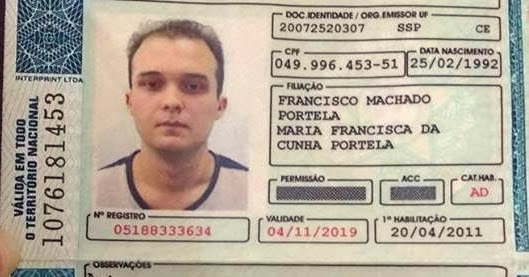
#> input picture photos/cnh.jpg, 529 x 277 px; its folder holds only this picture in this run
$ python test_ocr.py
#> lines starting #> are read from the running program, lines starting #| are printed output that depends on the picture
### ocr.py
import re
import cv2
import pytesseract
import numpy as np
import matplotlib.pyplot as plt
from skimage.color import rgb2gray
from skimage.io import imread, imsave
from skimage.util import img_as_ubyte
from skimage.exposure import adjust_gamma, rescale_intensity

# If you don't have tesseract executable in your PATH, include the following:
pytesseract.pytesseract.tesseract_cmd = r'C:\Program Files\Tesseract-OCR\tesseract'

pattern = r'\d{3}.\d{3}.\d{3}-\d{2}'

def search_cpf(filename, is_testing=False):
  '''
  Receive a filename of a document and return the CPF extracted from it.

  Parameters:
    filename (string): Path of the document.
    is_testing (bool): If True, present advanced depuration.

  Returns:
    String of the CPF extracted from document.

  '''
#> called with filename = 'photos/cnh.jpg', is_testing = False

  img = imread(filename).astype(np.uint8)
#> img is the input picture: shape (277, 529, 3); mean R, G, B 182.3, 171.4, 156.2
  img_gray = rgb2gray(img)
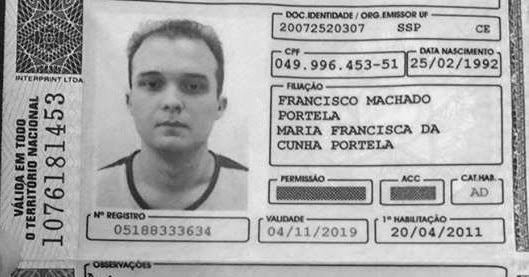
#> img_gray: shape (277, 529) float64; min 0, max 0.986, mean 0.677
  img_powered = adjust_gamma(img_gray, 0.4, 10)
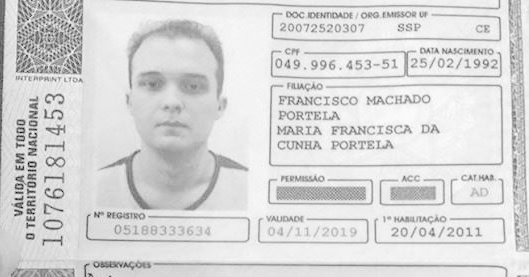
#> img_powered: shape (277, 529) float64; min 0, max 9.94, mean 8.43; drawn with min black and max white
  img_rescaled = rescale_intensity(img_powered)
  img_ubyte = img_as_ubyte(img_rescaled)
  img_text = pytesseract.image_to_string(img_ubyte)

  if is_testing:
    _, ax = plt.subplots(1, 3, figsize=(50, 40))
    ax[0].imshow(img_gray, cmap='gray')
    ax[1].imshow(img_powered, cmap='gray')
    ax[2].imshow(img_rescaled, cmap='gray')
    plt.show()
    print([img_text.strip()])

  for row in img_text.split('\n'):
    row = row.replace(' ', '')
    row = row.replace('=', '')
    result = re.findall(pattern, row)

    if result:
      print('Search successful.')
      print(f'The CPF founded is {result[0]}')
      return result[0]

  print('Search unsuccessful.')

### test_ocr.py
from glob import glob
from ocr import search_cpf

test_files = glob('photos/*')
print('Founded files:')
print(test_files)

for test_file in test_files:
  search_cpf(test_file, is_testing=False)
#> (the call stopped at in search_cpf, `img_text = pytesseract.image_to_string(img_ubyte)`: pytesseract is not available in this run)

$ run again, on photos/cnh.png
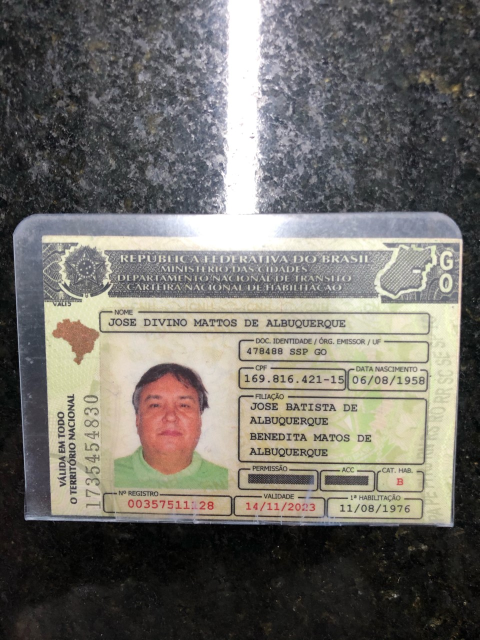
#> input picture photos/cnh.png, 960 x 1280 px (shown at 1/2 size)
#> in search_cpf, img is the input picture: shape (1280, 960, 4); mean R, G, B, A 113.7, 110.8, 105.4, 255
#> in search_cpf, `img_gray = rgb2gray(img)`:
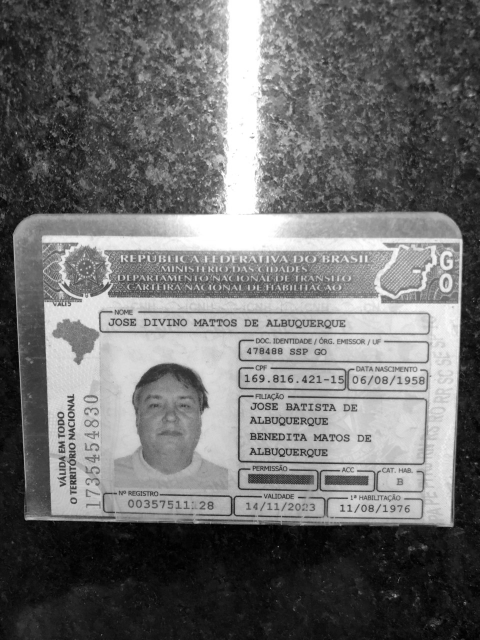
#> img_gray: shape (1280, 960) float64 (shown at 1/2 size); min 0, max 1, mean 0.435
#> in search_cpf, `img_powered = adjust_gamma(img_gray, 0.4, 10)`:
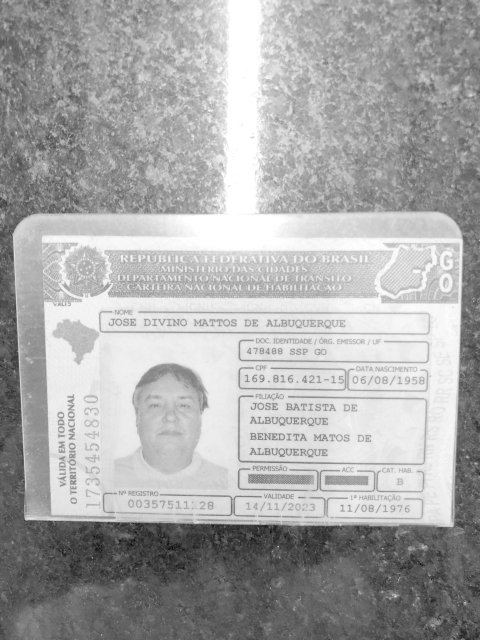
#> img_powered: shape (1280, 960) float64 (shown at 1/2 size); min 0, max 10, mean 6.67; drawn with min black and max white
